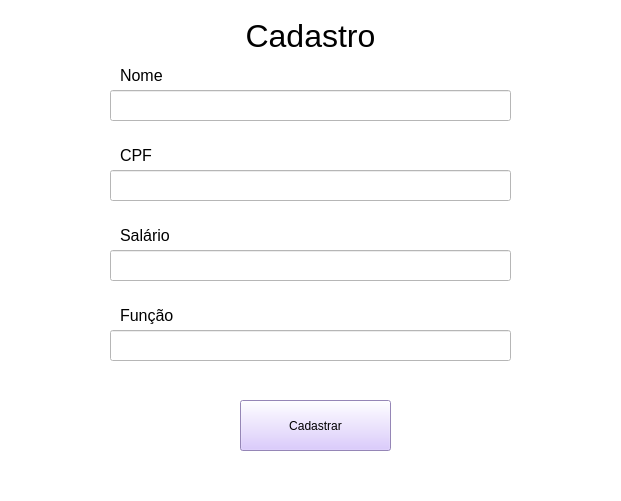
<?xml version="1.0" encoding="UTF-8"?>
<ui version="4.0">
 <class>MainWindow</class>
 <widget class="QMainWindow" name="MainWindow">
  <property name="geometry">
   <rect>
    <x>0</x>
    <y>0</y>
    <width>621</width>
    <height>501</height>
   </rect>
  </property>
  <property name="windowTitle">
   <string>MainWindow</string>
  </property>
  <property name="styleSheet">
   <string notr="true">background-color: rgb(255, 255, 255);</string>
  </property>
  <widget class="QWidget" name="centralwidget">
   <widget class="QLineEdit" name="lineEdit">
    <property name="geometry">
     <rect>
      <x>110</x>
      <y>90</y>
      <width>401</width>
      <height>31</height>
     </rect>
    </property>
   </widget>
   <widget class="QLineEdit" name="lineEdit_2">
    <property name="geometry">
     <rect>
      <x>110</x>
      <y>170</y>
      <width>401</width>
      <height>31</height>
     </rect>
    </property>
   </widget>
   <widget class="QLineEdit" name="lineEdit_3">
    <property name="geometry">
     <rect>
      <x>110</x>
      <y>250</y>
      <width>401</width>
      <height>31</height>
     </rect>
    </property>
   </widget>
   <widget class="QLineEdit" name="lineEdit_4">
    <property name="geometry">
     <rect>
      <x>110</x>
      <y>330</y>
      <width>401</width>
      <height>31</height>
     </rect>
    </property>
   </widget>
   <widget class="QPushButton" name="bt_confirmarCadastroFun">
    <property name="geometry">
     <rect>
      <x>240</x>
      <y>400</y>
      <width>151</width>
      <height>51</height>
     </rect>
    </property>
    <property name="styleSheet">
     <string notr="true">background-color: rgb(209, 187, 255);</string>
    </property>
    <property name="text">
     <string>Cadastrar</string>
    </property>
   </widget>
   <widget class="QLabel" name="label">
    <property name="geometry">
     <rect>
      <x>0</x>
      <y>10</y>
      <width>621</width>
      <height>51</height>
     </rect>
    </property>
    <property name="font">
     <font>
      <family>Microsoft Sans Serif</family>
      <pointsize>24</pointsize>
     </font>
    </property>
    <property name="text">
     <string>Cadastro</string>
    </property>
    <property name="alignment">
     <set>AlignCenter</set>
    </property>
   </widget>
   <widget class="QLabel" name="label_2">
    <property name="geometry">
     <rect>
      <x>120</x>
      <y>50</y>
      <width>181</width>
      <height>51</height>
     </rect>
    </property>
    <property name="font">
     <font>
      <family>Microsoft Sans Serif</family>
      <pointsize>12</pointsize>
     </font>
    </property>
    <property name="text">
     <string>Nome</string>
    </property>
    <property name="alignment">
     <set>Qt::AlignmentFlag::AlignLeading|Qt::AlignmentFlag::AlignLeft|Qt::AlignmentFlag::AlignVCenter</set>
    </property>
   </widget>
   <widget class="QLabel" name="label_3">
    <property name="geometry">
     <rect>
      <x>120</x>
      <y>130</y>
      <width>181</width>
      <height>51</height>
     </rect>
    </property>
    <property name="font">
     <font>
      <family>Microsoft Sans Serif</family>
      <pointsize>12</pointsize>
     </font>
    </property>
    <property name="text">
     <string>CPF</string>
    </property>
    <property name="alignment">
     <set>Qt::AlignmentFlag::AlignLeading|Qt::AlignmentFlag::AlignLeft|Qt::AlignmentFlag::AlignVCenter</set>
    </property>
   </widget>
   <widget class="QLabel" name="label_4">
    <property name="geometry">
     <rect>
      <x>120</x>
      <y>210</y>
      <width>181</width>
      <height>51</height>
     </rect>
    </property>
    <property name="font">
     <font>
      <family>Microsoft Sans Serif</family>
      <pointsize>12</pointsize>
     </font>
    </property>
    <property name="text">
     <string>Salário</string>
    </property>
    <property name="alignment">
     <set>Qt::AlignmentFlag::AlignLeading|Qt::AlignmentFlag::AlignLeft|Qt::AlignmentFlag::AlignVCenter</set>
    </property>
   </widget>
   <widget class="QLabel" name="label_5">
    <property name="geometry">
     <rect>
      <x>120</x>
      <y>290</y>
      <width>181</width>
      <height>51</height>
     </rect>
    </property>
    <property name="font">
     <font>
      <family>Microsoft Sans Serif</family>
      <pointsize>12</pointsize>
     </font>
    </property>
    <property name="text">
     <string>Função</string>
    </property>
    <property name="alignment">
     <set>Qt::AlignmentFlag::AlignLeading|Qt::AlignmentFlag::AlignLeft|Qt::AlignmentFlag::AlignVCenter</set>
    </property>
   </widget>
   <zorder>bt_confirmarCadastroFun</zorder>
   <zorder>label</zorder>
   <zorder>label_2</zorder>
   <zorder>label_3</zorder>
   <zorder>label_4</zorder>
   <zorder>label_5</zorder>
   <zorder>lineEdit</zorder>
   <zorder>lineEdit_2</zorder>
   <zorder>lineEdit_3</zorder>
   <zorder>lineEdit_4</zorder>
  </widget>
  <widget class="QStatusBar" name="statusbar"/>
 </widget>
 <resources/>
 <connections/>
</ui>
